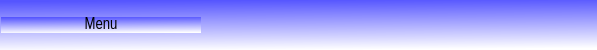
     <widget class="QFrame" name="frame_superior">
      <property name="minimumSize">
       <size>
        <width>0</width>
        <height>35</height>
       </size>
      </property>
      <property name="maximumSize">
       <size>
        <width>16777215</width>
        <height>50</height>
       </size>
      </property>
      <property name="styleSheet">
       <string notr="true">QFrame{
border-top-left-radius: 20px;
border-bottom-left-radius: 20px;
background-color: qlineargradient(spread:pad, x1:0.441, y1:0, x2:0.514851, y2:1, stop:0 rgba(85, 85, 255, 255), stop:1 rgba(255, 255, 255, 255));

}
</string>
      </property>
      <property name="frameShape">
       <enum>QFrame::StyledPanel</enum>
      </property>
      <property name="frameShadow">
       <enum>QFrame::Raised</enum>
      </property>
      <property name="lineWidth">
       <number>1</number>
      </property>
      <layout class="QHBoxLayout" name="horizontalLayout_8">
       <property name="spacing">
        <number>0</number>
       </property>
       <property name="leftMargin">
        <number>1</number>
       </property>
       <property name="topMargin">
        <number>0</number>
       </property>
       <property name="rightMargin">
        <number>0</number>
       </property>
       <property name="bottomMargin">
        <number>0</number>
       </property>
       <item>
        <widget class="QPushButton" name="bt_menu">
         <property name="minimumSize">
          <size>
           <width>200</width>
           <height>0</height>
          </size>
         </property>
         <property name="maximumSize">
          <size>
           <width>200</width>
           <height>16777215</height>
          </size>
         </property>
         <property name="font">
          <font>
           <family>Arial Narrow</family>
           <pointsize>12</pointsize>
           <italic>false</italic>
           <bold>false</bold>
          </font>
         </property>
         <property name="styleSheet">
          <string notr="true">QPushButton{
background-color: qlineargradient(spread:pad, x1:0.441, y1:0, x2:0.514851, y2:1, stop:0 rgba(85, 85, 255, 255), stop:1 rgba(255, 255, 255, 255));
font: 87 12pt &quot;Arial Narrow&quot;;
border-radius:0px;
}

QPushButton:hover{
background-color: white;
font: 87 12pt &quot;Arial Narrow&quot;;

}
</string>
         </property>
         <property name="text">
          <string>Menu</string>
         </property>
         <property name="icon">
          <iconset>
           <normaloff>Media/menu.svg</normaloff>Media/menu.svg</iconset>
         </property>
         <property name="iconSize">
          <size>
           <width>32</width>
           <height>32</height>
          </size>
         </property>
         <property name="autoDefault">
          <bool>false</bool>
         </property>
         <property name="default">
          <bool>false</bool>
         </property>
         <property name="flat">
          <bool>false</bool>
         </property>
        </widget>
       </item>
       <item>
        <spacer name="horizontalSpacer">
         <property name="orientation">
          <enum>Qt::Horizontal</enum>
         </property>
         <property name="sizeHint" stdset="0">
          <size>
           <width>265</width>
           <height>20</height>
          </size>
         </property>
        </spacer>
       </item>
       <item alignment="Qt::AlignRight">
        <widget class="QPushButton" name="bt_minimizar">
         <property name="minimumSize">
          <size>
           <width>35</width>
           <height>35</height>
          </size>
         </property>
         <property name="styleSheet">
          <string notr="true">QPushButton{
border:0px;
}

QPushButton:hover{
border:4px solid rgb(85, 85, 255);
background-color:#ffff00;

}
</string>
         </property>
         <property name="text">
          <string/>
         </property>
         <property name="icon">
          <iconset>
           <normaloff>Media/minimize.svg</normaloff>Media/minimize.svg</iconset>
         </property>
         <property name="iconSize">
          <size>
           <width>32</width>
           <height>32</height>
          </size>
         </property>
         <property name="flat">
          <bool>false</bool>
         </property>
        </widget>
       </item>
       <item alignment="Qt::AlignRight">
        <widget class="QPushButton" name="bt_restaurar">
         <property name="maximumSize">
          <size>
           <width>35</width>
           <height>35</height>
          </size>
         </property>
         <property name="styleSheet">
          <string notr="true">QPushButton{
border:0px;

}

QPushButton:hover{
border:4px solid rgb(85, 85, 255);
background-color:#55ff00;

}
</string>
         </property>
         <property name="text">
          <string/>
         </property>
         <property name="icon">
          <iconset>
           <normaloff>Media/credit-card.svg</normaloff>Media/credit-card.svg</iconset>
         </property>
         <property name="iconSize">
          <size>
           <width>30</width>
           <height>30</height>
          </size>
         </property>
        </widget>
       </item>
       <item alignment="Qt::AlignRight">
        <widget class="QPushButton" name="bt_maximizar">
         <property name="maximumSize">
          <size>
           <width>35</width>
           <height>35</height>
          </size>
         </property>
         <property name="styleSheet">
          <string notr="true">QPushButton{
border:0px;

}

QPushButton:hover{
border:4px solid rgb(85, 85, 255);
background-color:#55ff00;

}
</string>
         </property>
         <property name="text">
          <string/>
         </property>
         <property name="icon">
          <iconset>
           <normaloff>Media/maximize.svg</normaloff>Media/maximize.svg</iconset>
         </property>
         <property name="iconSize">
          <size>
           <width>32</width>
           <height>32</height>
          </size>
         </property>
        </widget>
       </item>
       <item alignment="Qt::AlignRight">
        <widget class="QPushButton" name="bt_cerrar">
         <property name="maximumSize">
          <size>
           <width>35</width>
           <height>16777215</height>
          </size>
         </property>
         <property name="styleSheet">
          <string notr="true">QPushButton{
border:0px;

}

QPushButton:hover{
border:4px solid rgb(85, 85, 255);
background-color:red;

}
</string>
         </property>
         <property name="text">
          <string/>
         </property>
         <property name="icon">
          <iconset>
           <normaloff>Media/x.svg</normaloff>Media/x.svg</iconset>
         </property>
         <property name="iconSize">
          <size>
           <width>32</width>
           <height>32</height>
          </size>
         </property>
        </widget>
       </item>
      </layout>
     </widget>
